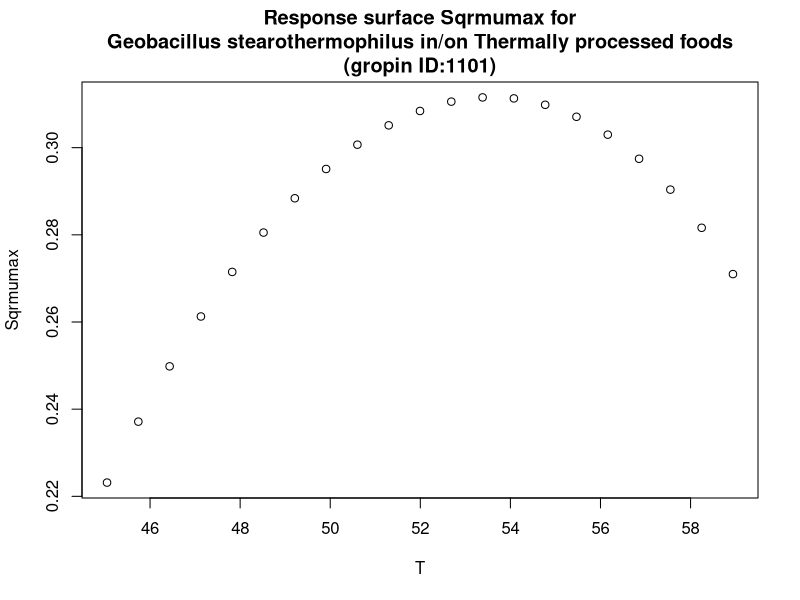

Recreate this plot in R.
#############################
# start of Parameter script
#############################
T <- seq(45.045,58.9410589410589,length.out=21)
#############################
# end of Parameter script
#############################
############################# 
# start of Model script Gropin ID 1101 
#############################
 
# constant coefficients for this model
 
variables <- data.frame(T)
argumentsPar <- expand.grid(variables)
 
# heart of the model
response_surface <- function(T) {
   mumax <-sqrt((1/10.3)* ((T-64.2)*((T-38.2)^2))/((53.6-38.2)* (((53.6-38.2)*(T-53.6)-(53.6-64.2)*(53.6+38.2-2*T)))))

return(mumax=mumax)
} 

# output parameters
responseSurface <- cbind(argumentsPar,response_surface(argumentsPar['T']))
colnames(responseSurface) <- c(colnames(argumentsPar),'Sqrmumax')
#############################
# End of Model script
#############################
############################# 
# start of Visualisation script Gropin ID 1101 
#############################
plot(T,responseSurface$'Sqrmumax',xlab='T',
                          ylab='Sqrmumax',main='Response surface Sqrmumax for
Geobacillus stearothermophilus in/on Thermally processed foods
(gropin ID:1101)')
#############################
# End of Visualisation script
#############################
